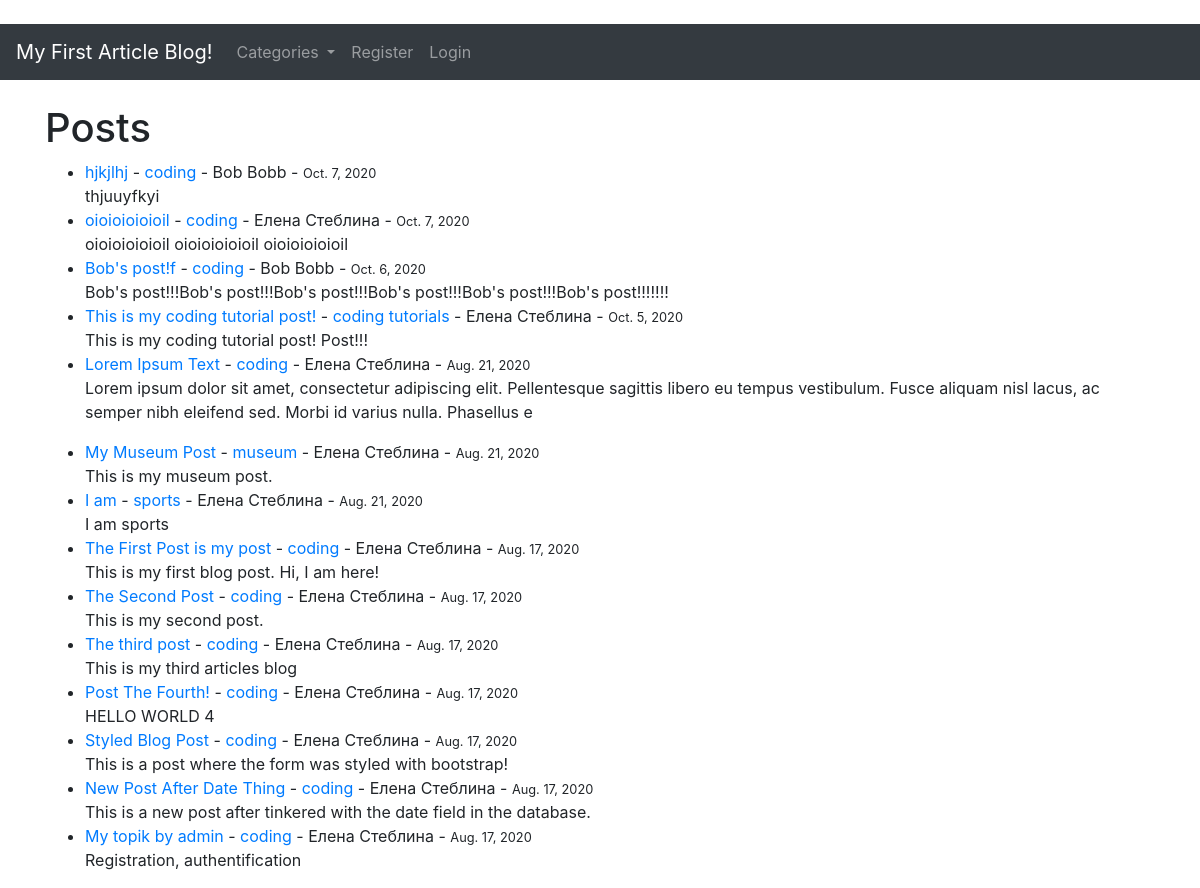
The page / on the database its author committed.
### theblog/models.py (models this page shows, shortened)
class Post(models.Model):
    title = models.CharField(max_length=255)
    title_tag = models.CharField(max_length=255)
    author = models.ForeignKey(User, on_delete=models.CASCADE)
    body = models.TextField()
    post_date = models.DateField(auto_now_add=True)
    category = models.CharField(max_length=255, default="coding")
    likes = models.ManyToManyField(User, related_name='blog_posts')

### theblog/views.py (the view)
# urls.py: path('', HomeView.as_view(), name='home'),
class HomeView(ListView):
    model = Post
    template_name = 'theblog/home.html'
    cats = Category.objects.all()
    ordering = ['-post_date']
    def get_context_data(self, *args, **kwargs):
        cat_menu = Category.objects.all()
        context = super(HomeView, self).get_context_data(*args, **kwargs)
        context["cat_menu"] = cat_menu
        return context

### theblog/models.py (called while the page is built)
    def __str__(self):
        return self.name

### theblog/templates/theblog/home.html (shortened to what this page needs)
{% extends 'theblog/base.html' %}
{% block content %}
<h1>Posts</h1>
<ul>
{% for post in object_list %}
    <li><a href="{% url 'article-detail' post.pk %}"> {{ post.title }}</a> -
    <a href="{% url 'category' post.category|slugify %}">{{ post.category }}</a> -
    {{ post.author.first_name }}
    {{ post.author.last_name }} -
    <small>
        {{ post.post_date }}
    </small>
        <br />
        {{ post.body|slice:":200"|safe }}
    </li>
{% endfor %}
</ul>
{% endblock %}

### rows shown on the page
Post: title "hjkjlhj", category "coding", author.first_name "Bob", author.last_name "Bobb", post_date "Oct. 7, 2020", body "thjuuyfkyi"
Post: title "oioioioioioil", category "coding", author.first_name "Елена", author.last_name "Стеблина", post_date "Oct. 7, 2020", body "oioioioioioil oioioioioioil oioioioioioil"
Post: title "Bob's post!f", category "coding", author.first_name "Bob", author.last_name "Bobb", post_date "Oct. 6, 2020", body "Bob's post!!!Bob's post!!!Bob's post!!!Bob's post!!!Bob's post!!!Bob's post!!!!!!!"
Post: title "This is my coding tutorial post!", category "coding tutorials", author.first_name "Елена", author.last_name "Стеблина", post_date "Oct. 5, 2020", body "This is my coding tutorial post! Post!!!"
Post: title "Lorem Ipsum Text", category "coding", author.first_name "Елена", author.last_name "Стеблина", post_date "Aug. 21, 2020", body "Lorem ipsum dolor sit amet, consectetur adipiscing elit. Pellentesque sagittis libero eu tempus vestibulum. Fusce aliquam nisl lacus, ac semper nibh eleifend sed. Morbi id varius nulla. Phasellus e"
Post: title "My Museum Post", category "museum", author.first_name "Елена", author.last_name "Стеблина", post_date "Aug. 21, 2020", body "This is my museum post."
Post: title "I am", category "sports", author.first_name "Елена", author.last_name "Стеблина", post_date "Aug. 21, 2020", body "I am sports"
Post: title "The First Post is my post", category "coding", author.first_name "Елена", author.last_name "Стеблина", post_date "Aug. 17, 2020", body "This is my first blog post. Hi, I am here!"
Post: title "The Second Post", category "coding", author.first_name "Елена", author.last_name "Стеблина", post_date "Aug. 17, 2020", body "This is my second post."
Post: title "The third post", category "coding", author.first_name "Елена", author.last_name "Стеблина", post_date "Aug. 17, 2020", body "This is my third articles blog"
Post: title "Post The Fourth!", category "coding", author.first_name "Елена", author.last_name "Стеблина", post_date "Aug. 17, 2020", body "HELLO WORLD 4"
Post: title "Styled Blog Post", category "coding", author.first_name "Елена", author.last_name "Стеблина", post_date "Aug. 17, 2020", body "This is a post where the form was styled with bootstrap!"
Post: title "New Post After Date Thing", category "coding", author.first_name "Елена", author.last_name "Стеблина", post_date "Aug. 17, 2020", body "This is a new post after tinkered with the date field in the database."
Post: title "My topik by admin", category "coding", author.first_name "Елена", author.last_name "Стеблина", post_date "Aug. 17, 2020", body "Registration, authentification"
